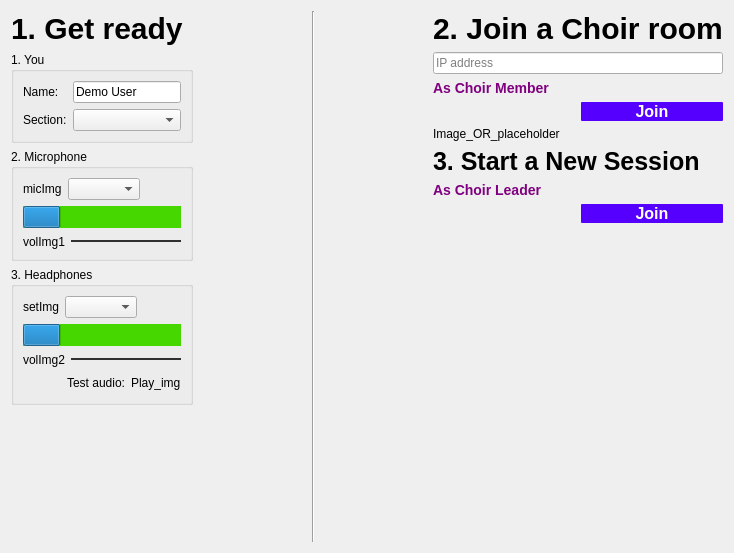
<?xml version="1.0" encoding="UTF-8"?>
<ui version="4.0">
 <class>FillDataPage</class>
 <widget class="QWidget" name="FillDataPage">
  <property name="geometry">
   <rect>
    <x>0</x>
    <y>0</y>
    <width>734</width>
    <height>553</height>
   </rect>
  </property>
  <property name="windowTitle">
   <string>Form</string>
  </property>
  <layout class="QHBoxLayout" name="horizontalLayout_10">
   <item>
    <layout class="QVBoxLayout" name="verticalLayout_6">
     <item>
      <widget class="QLabel" name="lbl_get_ready">
       <property name="styleSheet">
        <string notr="true">font-size: 30px;
font-family: &quot;Comic Sans MS&quot;;
font: bold;</string>
       </property>
       <property name="text">
        <string>1. Get ready</string>
       </property>
      </widget>
     </item>
     <item>
      <widget class="QGroupBox" name="groupBox_You">
       <property name="styleSheet">
        <string notr="true">font-family: &quot;Comic Sans MS&quot;;</string>
       </property>
       <property name="title">
        <string>1. You</string>
       </property>
       <layout class="QHBoxLayout" name="horizontalLayout">
        <item>
         <layout class="QVBoxLayout" name="verticalLayout_2">
          <item>
           <widget class="QLabel" name="lbl_name">
            <property name="styleSheet">
             <string notr="true">font-family: &quot;Comic Sans MS&quot;;</string>
            </property>
            <property name="text">
             <string>Name:</string>
            </property>
           </widget>
          </item>
          <item>
           <widget class="QLabel" name="lbl_section">
            <property name="text">
             <string>Section:</string>
            </property>
           </widget>
          </item>
         </layout>
        </item>
        <item>
         <layout class="QVBoxLayout" name="verticalLayout_3">
          <item>
           <widget class="QLineEdit" name="txt_username_input">
            <property name="text">
             <string>Demo User</string>
            </property>
            <property name="placeholderText">
             <string/>
            </property>
           </widget>
          </item>
          <item>
           <widget class="QComboBox" name="comboBox_section"/>
          </item>
         </layout>
        </item>
       </layout>
      </widget>
     </item>
     <item>
      <widget class="QGroupBox" name="groupBox_Microphone">
       <property name="styleSheet">
        <string notr="true">font-family: &quot;Comic Sans MS&quot;;</string>
       </property>
       <property name="title">
        <string>2. Microphone</string>
       </property>
       <layout class="QVBoxLayout" name="verticalLayout_4">
        <item>
         <layout class="QHBoxLayout" name="horizontalLayout_3">
          <item>
           <widget class="QLabel" name="img_microphone">
            <property name="text">
             <string>micImg</string>
            </property>
           </widget>
          </item>
          <item>
           <layout class="QHBoxLayout" name="horizontalLayout_2">
            <item>
             <widget class="QComboBox" name="comboBox_audio_inputs"/>
            </item>
            <item>
             <spacer name="horizontalSpacer_3">
              <property name="orientation">
               <enum>Qt::Horizontal</enum>
              </property>
              <property name="sizeHint" stdset="0">
               <size>
                <width>40</width>
                <height>20</height>
               </size>
              </property>
             </spacer>
            </item>
           </layout>
          </item>
         </layout>
        </item>
        <item>
         <widget class="QProgressBar" name="progressBar_microphone">
          <property name="styleSheet">
           <string notr="true">border: 0px ;
background-color: rgb(70, 215, 0);</string>
          </property>
          <property name="value">
           <number>24</number>
          </property>
          <property name="textVisible">
           <bool>false</bool>
          </property>
         </widget>
        </item>
        <item>
         <layout class="QGridLayout" name="gridLayout_3">
          <item row="0" column="0">
           <widget class="QLabel" name="img_microphone_volume">
            <property name="text">
             <string>volImg1</string>
            </property>
           </widget>
          </item>
          <item row="0" column="1">
           <widget class="QSlider" name="horizontalSlider_microphone">
            <property name="styleSheet">
             <string notr="true">QSlider::groove:horizontal {
    border: 0px;
	
	background-color: rgb(48, 48, 48);
    height: 2px;
    margin: 0px;
    }
QSlider::handle:horizontal { 
	image: url(:/Images/Images/handle.png);
	border: 0px;
    height: 20px;
    width: 20px;
    margin: -15px 0px;
}</string>
            </property>
            <property name="orientation">
             <enum>Qt::Horizontal</enum>
            </property>
           </widget>
          </item>
         </layout>
        </item>
       </layout>
      </widget>
     </item>
     <item>
      <widget class="QGroupBox" name="groupBox_Headphones">
       <property name="styleSheet">
        <string notr="true">font-family: &quot;Comic Sans MS&quot;;</string>
       </property>
       <property name="title">
        <string>3. Headphones</string>
       </property>
       <layout class="QVBoxLayout" name="verticalLayout_5">
        <item>
         <layout class="QHBoxLayout" name="horizontalLayout_5">
          <item>
           <widget class="QLabel" name="img_headphones">
            <property name="text">
             <string>setImg</string>
            </property>
           </widget>
          </item>
          <item>
           <layout class="QHBoxLayout" name="horizontalLayout_4">
            <item>
             <widget class="QComboBox" name="comboBox_audio_outputs"/>
            </item>
            <item>
             <spacer name="horizontalSpacer_4">
              <property name="orientation">
               <enum>Qt::Horizontal</enum>
              </property>
              <property name="sizeHint" stdset="0">
               <size>
                <width>40</width>
                <height>20</height>
               </size>
              </property>
             </spacer>
            </item>
           </layout>
          </item>
         </layout>
        </item>
        <item>
         <widget class="QProgressBar" name="progressBar_headphones">
          <property name="styleSheet">
           <string notr="true">border: 0px ;
background-color: rgb(70, 215, 0);</string>
          </property>
          <property name="value">
           <number>24</number>
          </property>
          <property name="textVisible">
           <bool>false</bool>
          </property>
         </widget>
        </item>
        <item>
         <layout class="QHBoxLayout" name="horizontalLayout_7">
          <item>
           <widget class="QLabel" name="img_headphones_volume">
            <property name="text">
             <string>volImg2</string>
            </property>
           </widget>
          </item>
          <item>
           <widget class="QSlider" name="horizontalSlider_headphones">
            <property name="styleSheet">
             <string notr="true">QSlider::groove:horizontal {
    border: 0px;
	background-color: rgb(48, 48, 48);
    height: 2px;
    margin: 0px;
    }
QSlider::handle:horizontal { 
	image: url(:/Images/Images/handle.png);
	border: 0px;
    height: 20px;
    width: 20px;
    margin: -15px 0px;
}</string>
            </property>
            <property name="orientation">
             <enum>Qt::Horizontal</enum>
            </property>
           </widget>
          </item>
         </layout>
        </item>
        <item>
         <layout class="QHBoxLayout" name="horizontalLayout_9">
          <item>
           <layout class="QHBoxLayout" name="horizontalLayout_8">
            <item>
             <spacer name="horizontalSpacer_5">
              <property name="orientation">
               <enum>Qt::Horizontal</enum>
              </property>
              <property name="sizeHint" stdset="0">
               <size>
                <width>40</width>
                <height>20</height>
               </size>
              </property>
             </spacer>
            </item>
            <item>
             <widget class="QLabel" name="label_9">
              <property name="text">
               <string>Test audio:</string>
              </property>
             </widget>
            </item>
           </layout>
          </item>
          <item>
           <widget class="QLabel" name="label_10">
            <property name="text">
             <string>Play_img</string>
            </property>
           </widget>
          </item>
         </layout>
        </item>
       </layout>
      </widget>
     </item>
     <item>
      <spacer name="verticalSpacer_2">
       <property name="orientation">
        <enum>Qt::Vertical</enum>
       </property>
       <property name="sizeHint" stdset="0">
        <size>
         <width>20</width>
         <height>28</height>
        </size>
       </property>
      </spacer>
     </item>
    </layout>
   </item>
   <item>
    <spacer name="horizontalSpacer">
     <property name="orientation">
      <enum>Qt::Horizontal</enum>
     </property>
     <property name="sizeHint" stdset="0">
      <size>
       <width>54</width>
       <height>20</height>
      </size>
     </property>
    </spacer>
   </item>
   <item>
    <widget class="Line" name="line">
     <property name="orientation">
      <enum>Qt::Vertical</enum>
     </property>
    </widget>
   </item>
   <item>
    <spacer name="horizontalSpacer_2">
     <property name="orientation">
      <enum>Qt::Horizontal</enum>
     </property>
     <property name="sizeHint" stdset="0">
      <size>
       <width>54</width>
       <height>20</height>
      </size>
     </property>
    </spacer>
   </item>
   <item>
    <layout class="QVBoxLayout" name="verticalLayout_7">
     <item>
      <layout class="QVBoxLayout" name="verticalLayout">
       <item>
        <layout class="QGridLayout" name="gridLayout_2">
         <item row="3" column="1">
          <widget class="QPushButton" name="btn_join_member">
           <property name="enabled">
            <bool>true</bool>
           </property>
           <property name="styleSheet">
            <string notr="true">font-size: 16px;
font-family: &quot;Comic Sans MS&quot;;
font: bold;
color: rgb(255, 255, 255);
border-radius: 1px;
background-color: rgb(85, 0, 255);
/*For getting optimal results i will add an Image as background fot the button*/</string>
           </property>
           <property name="text">
            <string>Join</string>
           </property>
          </widget>
         </item>
         <item row="2" column="0">
          <widget class="QLabel" name="lbl_choir_member">
           <property name="styleSheet">
            <string notr="true">font-size: 14px;
font-family: &quot;Comic Sans MS&quot;;
font: bold;
color: purple</string>
           </property>
           <property name="text">
            <string>As Choir Member</string>
           </property>
          </widget>
         </item>
         <item row="1" column="0" colspan="2">
          <widget class="QLineEdit" name="ip_address_join_member">
           <property name="placeholderText">
            <string>IP address</string>
           </property>
          </widget>
         </item>
         <item row="0" column="0" colspan="2">
          <widget class="QLabel" name="lbl_join_choir">
           <property name="styleSheet">
            <string notr="true">font-size: 30px;
font-family: &quot;Comic Sans MS&quot;;
font: bold</string>
           </property>
           <property name="text">
            <string>2. Join a Choir room</string>
           </property>
          </widget>
         </item>
        </layout>
       </item>
       <item>
        <widget class="QLabel" name="img_OR">
         <property name="text">
          <string>Image_OR_placeholder</string>
         </property>
        </widget>
       </item>
       <item>
        <layout class="QGridLayout" name="gridLayout">
         <item row="0" column="0" colspan="2">
          <widget class="QLabel" name="lbl_new_session">
           <property name="styleSheet">
            <string notr="true">font-size: 25px;
font-family: &quot;Comic Sans MS&quot;;
font: bold</string>
           </property>
           <property name="text">
            <string>3. Start a New Session</string>
           </property>
          </widget>
         </item>
         <item row="1" column="0">
          <widget class="QLabel" name="lbl_choir_leader">
           <property name="styleSheet">
            <string notr="true">font-size: 14px;
font-family: &quot;Comic Sans MS&quot;;
font: bold;
color: purple</string>
           </property>
           <property name="text">
            <string>As Choir Leader</string>
           </property>
          </widget>
         </item>
         <item row="2" column="1">
          <widget class="QPushButton" name="btn_join_leader">
           <property name="enabled">
            <bool>true</bool>
           </property>
           <property name="styleSheet">
            <string notr="true">font-size: 16px;
font-family: &quot;Comic Sans MS&quot;;
font: bold;
color: rgb(255, 255, 255);
border-radius: 1px;
background-color: rgb(85, 0, 255);
/*For getting optimal results i will add an Image as background fot the button*/</string>
           </property>
           <property name="text">
            <string>Join</string>
           </property>
          </widget>
         </item>
        </layout>
       </item>
      </layout>
     </item>
     <item>
      <spacer name="verticalSpacer_4">
       <property name="orientation">
        <enum>Qt::Vertical</enum>
       </property>
       <property name="sizeHint" stdset="0">
        <size>
         <width>20</width>
         <height>28</height>
        </size>
       </property>
      </spacer>
     </item>
    </layout>
   </item>
  </layout>
 </widget>
 <resources/>
 <connections/>
</ui>
